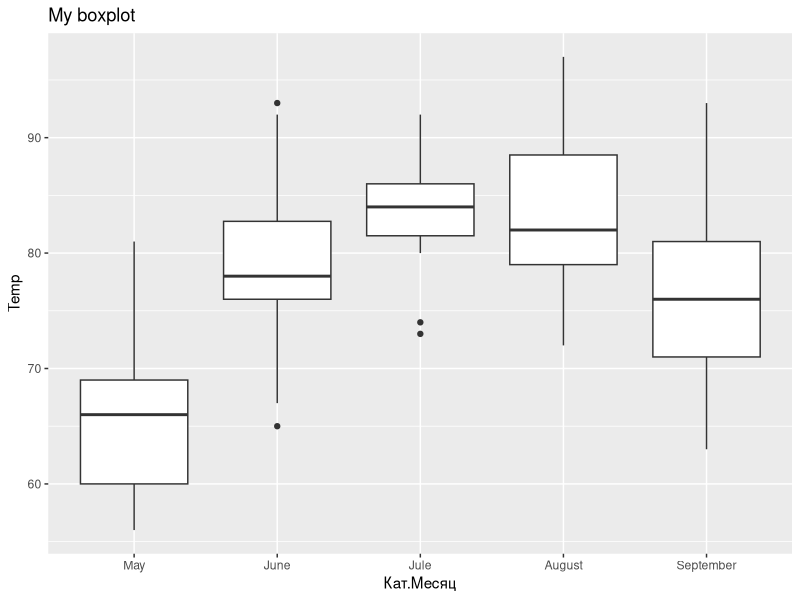
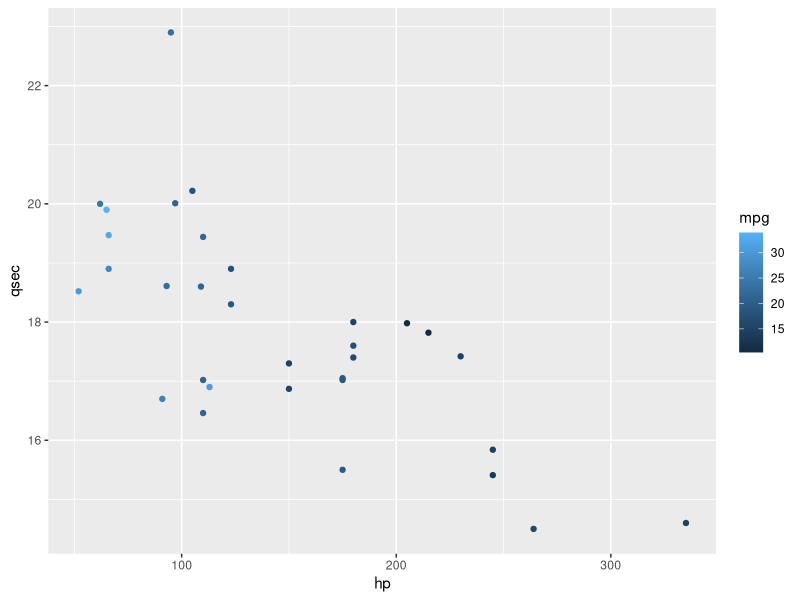
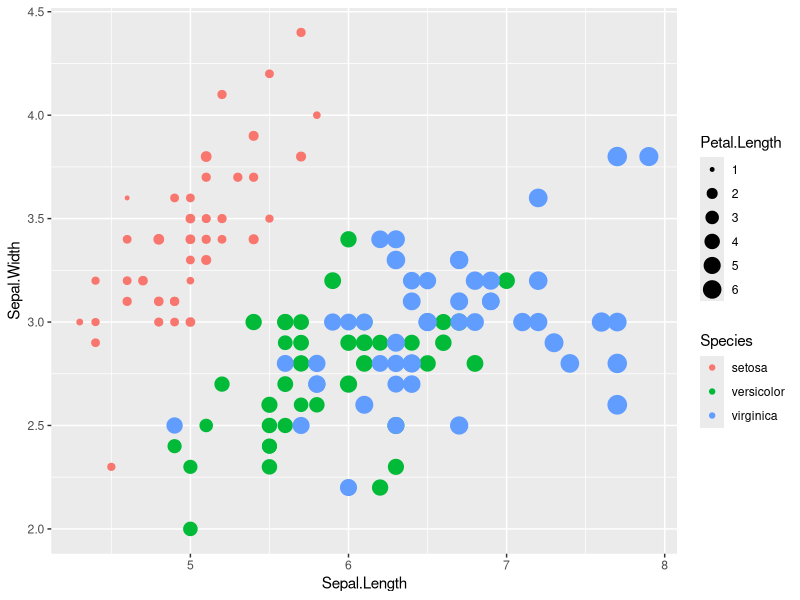

R code for these plots, in order:
# EX 1
#Используя данные mtcars, рассчитайте средний расход топлива (mpg) 
#для автомобилей c числом лошадиных сил (hp), 
#большим 120 и у которых вес менее 4000 фунтов.
#Получившийся результат (среднее значение) сохраните в переменную result.

mtcars <- mtcars
result = mean(mtcars$mpg[mtcars$hp > 120 & mtcars$wt < 4])
result

# EX 2
#При помощи функции aggregate рассчитайте стандартное отклонение переменной mpg (расход топлива), переменной disp (вместимости двигателя)  у машин с автоматической и ручной коробкой передач. 
#Полученные результаты (результаты выполнения функции aggregate) сохраните в переменную descriptions_stat.

descriptions_stat <-  aggregate(cbind(mpg, disp) ~ am, mtcars, sd)
# cbind(mpg, disp) - для параметра x, объединяет по столбцам, ~ am + vs - объединяет по am и vs , mtcars - параметр data, откуда берем переменные mpg и disp, sd - функция, которая будет применена
descriptions_stat

# EX 3
#Воспользуемся встроенными данными airquality. В новую переменную сохраните subset исходных данных, оставив наблюдения только для месяцев 5, 6 и 7.
#При помощи функции aggregate рассчитайте количество непропущенных наблюдений по переменной Solar.R (солнечная радиация) в 5, 6 и 7 месяце. Для определения количества наблюдений используйте функцию length().

airquality <-  airquality

subset_df <- subset(airquality, Month%in%c(5,6,7)) # получили подмножество датаврейма в 5, 6 и 7 месяце
subset_df$Month <-  factor(subset_df$Month, labels = c("May","June", "Jule"))
result <- aggregate(Solar.R ~ Month, subset_df, length)
# для каждого значения месяца берем значения переменной Solar.R и считаем кол-во

# EX 4
#Примените функцию describeBy к количественным переменным данных airquality, 
#группируя наблюдения по переменной Month.  Чему равен коэффициент асимметрии (skew) переменной Wind в седьмом месяце?

# installation command for package psych - install.packages("psych",dependencies=TRUE)
library(psych)
mat <- describeBy(x = airquality$Wind, group=airquality$Month, mat = TRUE)
mat$group1 <- factor(mat$group1, labels = c("May","June", "Jule", "August", "September"))
subset_mat <- subset(mat, group1 == "Jule")
skew <- subset_mat[c('skew')]
skew

# EX 5
# В переменной my_vector сохранен вектор с пропущенными значениями. Вам нужно создать новый вектор fixed_vector, в котором все пропущенные значения вектора my_vector будут заменены на среднее значение по имеющимся наблюдениям.
# При этом исходный вектор оставьте без изменений!

my_vector <- rnorm(30) 
my_vector[sample(1:30, 10)] <- NA # на десять случайных позиций поместим NA
my_vector
fixed_vector <- my_vector
fixed_vector[is.na(fixed_vector)] <- mean(fixed_vector, na.rm=TRUE)
# 
fixed_vector

fixed_vector <- replace(my_vector, is.na(my_vector), mean(my_vector, na.rm = TRUE))

# EX 6 ??????
#При помощи функции ggplot() или boxplot() постройте график boxplot,
#используя встроенные в R данные airquality. 
#По оси x отложите номер месяца, по оси y — значения переменной Temp.
#На графике boxplot отдельными точками отображаются наблюдения, 
#отклоняющиеся от 1 или 3 квартиля больше чем на полтора межквартильных размаха. 
#Сколько таких наблюдений присутствует в июле (месяц №7)?


#boxplot(airquality$Temp ~ airquality$Month, xlab="Month", ylab="Temp")
# boxplot - Ящик с усами по переменной Temp, сгруппированный по месяцу

library(ggplot2) 
airquality$Month <- factor(airquality$Month, labels = c("May","June", "Jule", "August", "September"))
ggplot(airquality,aes(x=as.factor(Month), y=Temp))+ geom_boxplot() + xlab("Кат.Месяц") + ggtitle("My boxplot")
# qqplot - просто делает разметку(рисует координатную плоскость, но ничего не отображает)


# EX 7
#Используя данные mtcars, нужно построить scatterplot с помощью ggplot из ggplot2, 
#по оси x которого будет hp, по оси y – qsec, а цветом отобразить переменную (mpg). 
#Полученный график нужно сохранить в переменную plot1.


# as.factor Делаем категориальную переменную

# geom_point() - Диаграмма рассеяния по двум переменным 
mtcars <- mtcars
plot1 <- ggplot(mtcars, aes(x = hp, y = qsec, col = mpg)) + geom_point()
# через aes всегда указываем переменные, которые будут являться осями)
plot1

# EX 8
# Основываясь на данных iris постройте график Scatterplot (диаграмма рассеивания),
# где по оси X будет отложена переменная Sepal.Length,  
# по оси Y переменная  Sepal.Width. 
#За цвет точек будет отвечать переменная  Species, а за размер точек переменная Petal.Length.

ggplot(iris, aes(Sepal.Length, Sepal.Width, col = Species, size = Petal.Length)) + geom_point()

